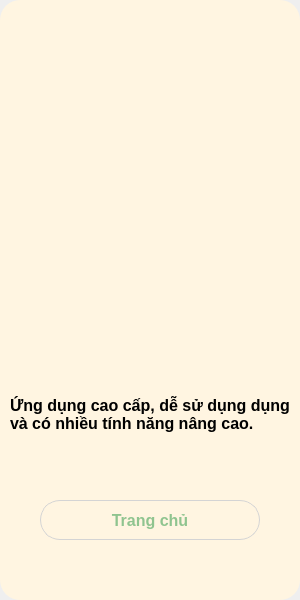
<?xml version="1.0" encoding="UTF-8"?>
<ui version="4.0">
 <class>MainWindow</class>
 <widget class="QMainWindow" name="MainWindow">
  <property name="geometry">
   <rect>
    <x>0</x>
    <y>0</y>
    <width>300</width>
    <height>600</height>
   </rect>
  </property>
  <property name="windowTitle">
   <string>MainWindow</string>
  </property>
  <widget class="QWidget" name="centralwidget">
   <widget class="QWidget" name="widget" native="true">
    <property name="geometry">
     <rect>
      <x>0</x>
      <y>0</y>
      <width>300</width>
      <height>600</height>
     </rect>
    </property>
    <property name="minimumSize">
     <size>
      <width>300</width>
      <height>600</height>
     </size>
    </property>
    <property name="maximumSize">
     <size>
      <width>300</width>
      <height>600</height>
     </size>
    </property>
    <property name="styleSheet">
     <string notr="true">QWidget{
	background-color: #FFF5E1;
	border-radius: 20px;
}</string>
    </property>
    <widget class="QLabel" name="label">
     <property name="geometry">
      <rect>
       <x>-4</x>
       <y>50</y>
       <width>310</width>
       <height>290</height>
      </rect>
     </property>
     <property name="text">
      <string/>
     </property>
     <property name="pixmap">
      <pixmap>../resources/logo_main.png</pixmap>
     </property>
     <property name="scaledContents">
      <bool>true</bool>
     </property>
    </widget>
    <widget class="QLabel" name="label_2">
     <property name="geometry">
      <rect>
       <x>10</x>
       <y>349</y>
       <width>280</width>
       <height>131</height>
      </rect>
     </property>
     <property name="font">
      <font>
       <family>Segoe UI</family>
       <pointsize>12</pointsize>
       <bold>true</bold>
      </font>
     </property>
     <property name="text">
      <string>Ứng dụng cao cấp, dễ sử dụng dụng và có nhiều tính năng nâng cao.</string>
     </property>
     <property name="alignment">
      <set>Qt::AlignJustify|Qt::AlignVCenter</set>
     </property>
     <property name="wordWrap">
      <bool>true</bool>
     </property>
    </widget>
    <widget class="QPushButton" name="pushButton">
     <property name="geometry">
      <rect>
       <x>40</x>
       <y>500</y>
       <width>220</width>
       <height>40</height>
      </rect>
     </property>
     <property name="font">
      <font>
       <pointsize>12</pointsize>
       <bold>true</bold>
      </font>
     </property>
     <property name="styleSheet">
      <string notr="true">QPushButton {
	color: #8FC48F;
	border: 1px solid #D4D4D4;
	border-radius: 20px;
}
QPushButton:hover {
	color: #FFFFFF;
	background-color: #FFA726;
}</string>
     </property>
     <property name="text">
      <string>Trang chủ</string>
     </property>
    </widget>
   </widget>
  </widget>
 </widget>
 <resources/>
 <connections/>
</ui>
